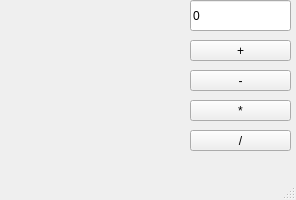
<?xml version="1.0" encoding="UTF-8"?>
<ui version="4.0">
 <class>MainWindow</class>
 <widget class="QMainWindow" name="MainWindow">
  <property name="geometry">
   <rect>
    <x>0</x>
    <y>0</y>
    <width>296</width>
    <height>200</height>
   </rect>
  </property>
  <property name="windowTitle">
   <string>UberCalc</string>
  </property>
  <widget class="QWidget" name="centralWidget">
   <widget class="QWidget" name="gridLayoutWidget">
    <property name="geometry">
     <rect>
      <x>0</x>
      <y>10</y>
      <width>181</width>
      <height>151</height>
     </rect>
    </property>
    <layout class="QGridLayout" name="gridLayout"/>
   </widget>
   <widget class="QLineEdit" name="lineEdit">
    <property name="geometry">
     <rect>
      <x>190</x>
      <y>0</y>
      <width>101</width>
      <height>31</height>
     </rect>
    </property>
    <property name="minimumSize">
     <size>
      <width>0</width>
      <height>31</height>
     </size>
    </property>
    <property name="text">
     <string>0</string>
    </property>
   </widget>
   <widget class="QPushButton" name="Minus">
    <property name="geometry">
     <rect>
      <x>190</x>
      <y>70</y>
      <width>101</width>
      <height>21</height>
     </rect>
    </property>
    <property name="text">
     <string>-</string>
    </property>
   </widget>
   <widget class="QPushButton" name="Plus">
    <property name="geometry">
     <rect>
      <x>190</x>
      <y>40</y>
      <width>101</width>
      <height>21</height>
     </rect>
    </property>
    <property name="text">
     <string>+</string>
    </property>
   </widget>
   <widget class="QPushButton" name="Mul">
    <property name="geometry">
     <rect>
      <x>190</x>
      <y>100</y>
      <width>101</width>
      <height>21</height>
     </rect>
    </property>
    <property name="text">
     <string>*</string>
    </property>
   </widget>
   <widget class="QPushButton" name="Div">
    <property name="geometry">
     <rect>
      <x>190</x>
      <y>130</y>
      <width>101</width>
      <height>21</height>
     </rect>
    </property>
    <property name="text">
     <string>/</string>
    </property>
   </widget>
  </widget>
  <widget class="QMenuBar" name="menuBar">
   <property name="geometry">
    <rect>
     <x>0</x>
     <y>0</y>
     <width>296</width>
     <height>21</height>
    </rect>
   </property>
  </widget>
  <widget class="QStatusBar" name="statusBar"/>
 </widget>
 <layoutdefault spacing="6" margin="11"/>
 <resources/>
 <connections/>
</ui>
